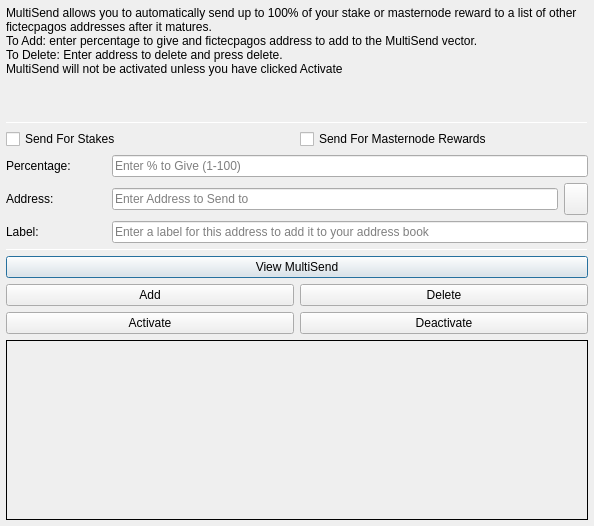
<?xml version="1.0" encoding="UTF-8"?>
<ui version="4.0">
 <class>MultiSendDialog</class>
 <widget class="QDialog" name="MultiSendDialog">
  <property name="windowModality">
   <enum>Qt::NonModal</enum>
  </property>
  <property name="geometry">
   <rect>
    <x>0</x>
    <y>0</y>
    <width>594</width>
    <height>526</height>
   </rect>
  </property>
  <property name="windowTitle">
   <string>MultiSend</string>
  </property>
  <layout class="QVBoxLayout" name="verticalLayout" stretch="0">
   <property name="leftMargin">
    <number>6</number>
   </property>
   <property name="topMargin">
    <number>6</number>
   </property>
   <property name="rightMargin">
    <number>6</number>
   </property>
   <property name="bottomMargin">
    <number>6</number>
   </property>
   <item>
    <layout class="QVBoxLayout" name="verticalLayout_Main" stretch="1,1,1,0,1,1,1">
     <item>
      <widget class="QLabel" name="label_2">
       <property name="lineWidth">
        <number>1</number>
       </property>
       <property name="text">
        <string>MultiSend allows you to automatically send up to 100% of your stake or masternode reward to a list of other fictecpagos addresses after it matures.
To Add: enter percentage to give and fictecpagos address to add to the MultiSend vector.
To Delete: Enter address to delete and press delete.
MultiSend will not be activated unless you have clicked Activate</string>
       </property>
       <property name="alignment">
        <set>Qt::AlignLeading|Qt::AlignLeft|Qt::AlignTop</set>
       </property>
       <property name="wordWrap">
        <bool>true</bool>
       </property>
      </widget>
     </item>
     <item>
      <widget class="Line" name="line">
       <property name="minimumSize">
        <size>
         <width>0</width>
         <height>1</height>
        </size>
       </property>
       <property name="maximumSize">
        <size>
         <width>16777215</width>
         <height>1</height>
        </size>
       </property>
       <property name="orientation">
        <enum>Qt::Horizontal</enum>
       </property>
      </widget>
     </item>
     <item>
      <layout class="QVBoxLayout" name="verticalLayout_Settings">
       <item>
        <layout class="QHBoxLayout" name="horizontalLayout">
         <item>
          <widget class="QCheckBox" name="multiSendStakeCheckBox">
           <property name="text">
            <string>Send For Stakes</string>
           </property>
          </widget>
         </item>
         <item>
          <widget class="QCheckBox" name="multiSendMasternodeCheckBox">
           <property name="text">
            <string>Send For Masternode Rewards</string>
           </property>
          </widget>
         </item>
        </layout>
       </item>
       <item>
        <layout class="QHBoxLayout" name="horizontalLayout_6">
         <item>
          <widget class="QLabel" name="label">
           <property name="minimumSize">
            <size>
             <width>100</width>
             <height>0</height>
            </size>
           </property>
           <property name="toolTip">
            <string>Percentage of stake to send</string>
           </property>
           <property name="text">
            <string>Percentage:</string>
           </property>
          </widget>
         </item>
         <item>
          <widget class="QLineEdit" name="multiSendPercentEdit">
           <property name="toolTip">
            <string>Enter whole numbers 1 - 100</string>
           </property>
           <property name="placeholderText">
            <string>Enter % to Give (1-100)</string>
           </property>
          </widget>
         </item>
        </layout>
       </item>
       <item>
        <layout class="QHBoxLayout" name="horizontalLayout_7">
         <item>
          <widget class="QLabel" name="label_5">
           <property name="minimumSize">
            <size>
             <width>100</width>
             <height>0</height>
            </size>
           </property>
           <property name="toolTip">
            <string>Address to send portion of stake to</string>
           </property>
           <property name="text">
            <string>Address:</string>
           </property>
          </widget>
         </item>
         <item>
          <widget class="QLineEdit" name="multiSendAddressEdit">
           <property name="toolTip">
            <string/>
           </property>
           <property name="placeholderText">
            <string>Enter Address to Send to</string>
           </property>
          </widget>
         </item>
         <item>
          <widget class="QToolButton" name="addressBookButton">
           <property name="maximumSize">
            <size>
             <width>16777215</width>
             <height>32</height>
            </size>
           </property>
           <property name="toolTip">
            <string>Choose an address from the address book</string>
           </property>
           <property name="text">
            <string/>
           </property>
           <property name="icon">
            <iconset resource="../fictecpagos.qrc">
             <normaloff>:/icons/address-book</normaloff>:/icons/address-book</iconset>
           </property>
           <property name="shortcut">
            <string>Alt+A</string>
           </property>
          </widget>
         </item>
        </layout>
       </item>
      </layout>
     </item>
     <item>
      <layout class="QHBoxLayout" name="horizontalLayout_3">
       <item>
        <widget class="QLabel" name="label_3">
         <property name="minimumSize">
          <size>
           <width>100</width>
           <height>0</height>
          </size>
         </property>
         <property name="text">
          <string>Label:</string>
         </property>
        </widget>
       </item>
       <item>
        <widget class="QLineEdit" name="labelAddressLabelEdit">
         <property name="placeholderText">
          <string>Enter a label for this address to add it to your address book</string>
         </property>
        </widget>
       </item>
      </layout>
     </item>
     <item>
      <widget class="Line" name="line_2">
       <property name="minimumSize">
        <size>
         <width>0</width>
         <height>1</height>
        </size>
       </property>
       <property name="maximumSize">
        <size>
         <width>16777215</width>
         <height>1</height>
        </size>
       </property>
       <property name="orientation">
        <enum>Qt::Horizontal</enum>
       </property>
      </widget>
     </item>
     <item>
      <layout class="QVBoxLayout" name="verticalLayout_Buttons">
       <item>
        <layout class="QHBoxLayout" name="horizontalLayout_4">
         <item>
          <widget class="QPushButton" name="viewButton">
           <property name="toolTip">
            <string/>
           </property>
           <property name="statusTip">
            <string>View MultiSend Vector</string>
           </property>
           <property name="text">
            <string>View MultiSend</string>
           </property>
          </widget>
         </item>
        </layout>
       </item>
       <item>
        <layout class="QHBoxLayout" name="horizontalLayout_2">
         <item>
          <widget class="QPushButton" name="addButton">
           <property name="toolTip">
            <string/>
           </property>
           <property name="statusTip">
            <string>Add to MultiSend Vector</string>
           </property>
           <property name="text">
            <string>Add</string>
           </property>
          </widget>
         </item>
         <item>
          <widget class="QPushButton" name="deleteButton">
           <property name="toolTip">
            <string/>
           </property>
           <property name="statusTip">
            <string>Delete Address From MultiSend Vector</string>
           </property>
           <property name="text">
            <string>Delete</string>
           </property>
          </widget>
         </item>
        </layout>
       </item>
       <item>
        <layout class="QHBoxLayout" name="horizontalLayout_5">
         <item>
          <widget class="QPushButton" name="activateButton">
           <property name="statusTip">
            <string>Activate MultiSend</string>
           </property>
           <property name="text">
            <string>Activate</string>
           </property>
          </widget>
         </item>
         <item>
          <widget class="QPushButton" name="disableButton">
           <property name="statusTip">
            <string>Deactivate MultiSend</string>
           </property>
           <property name="text">
            <string>Deactivate</string>
           </property>
          </widget>
         </item>
        </layout>
       </item>
      </layout>
     </item>
     <item>
      <widget class="QLabel" name="message">
       <property name="minimumSize">
        <size>
         <width>0</width>
         <height>180</height>
        </size>
       </property>
       <property name="frameShape">
        <enum>QFrame::Panel</enum>
       </property>
       <property name="frameShadow">
        <enum>QFrame::Plain</enum>
       </property>
       <property name="lineWidth">
        <number>1</number>
       </property>
       <property name="midLineWidth">
        <number>1</number>
       </property>
       <property name="text">
        <string/>
       </property>
       <property name="alignment">
        <set>Qt::AlignLeading|Qt::AlignLeft|Qt::AlignTop</set>
       </property>
       <property name="wordWrap">
        <bool>true</bool>
       </property>
      </widget>
     </item>
    </layout>
   </item>
  </layout>
 </widget>
 <resources>
  <include location="../fictecpagos.qrc"/>
 </resources>
 <connections/>
</ui>
